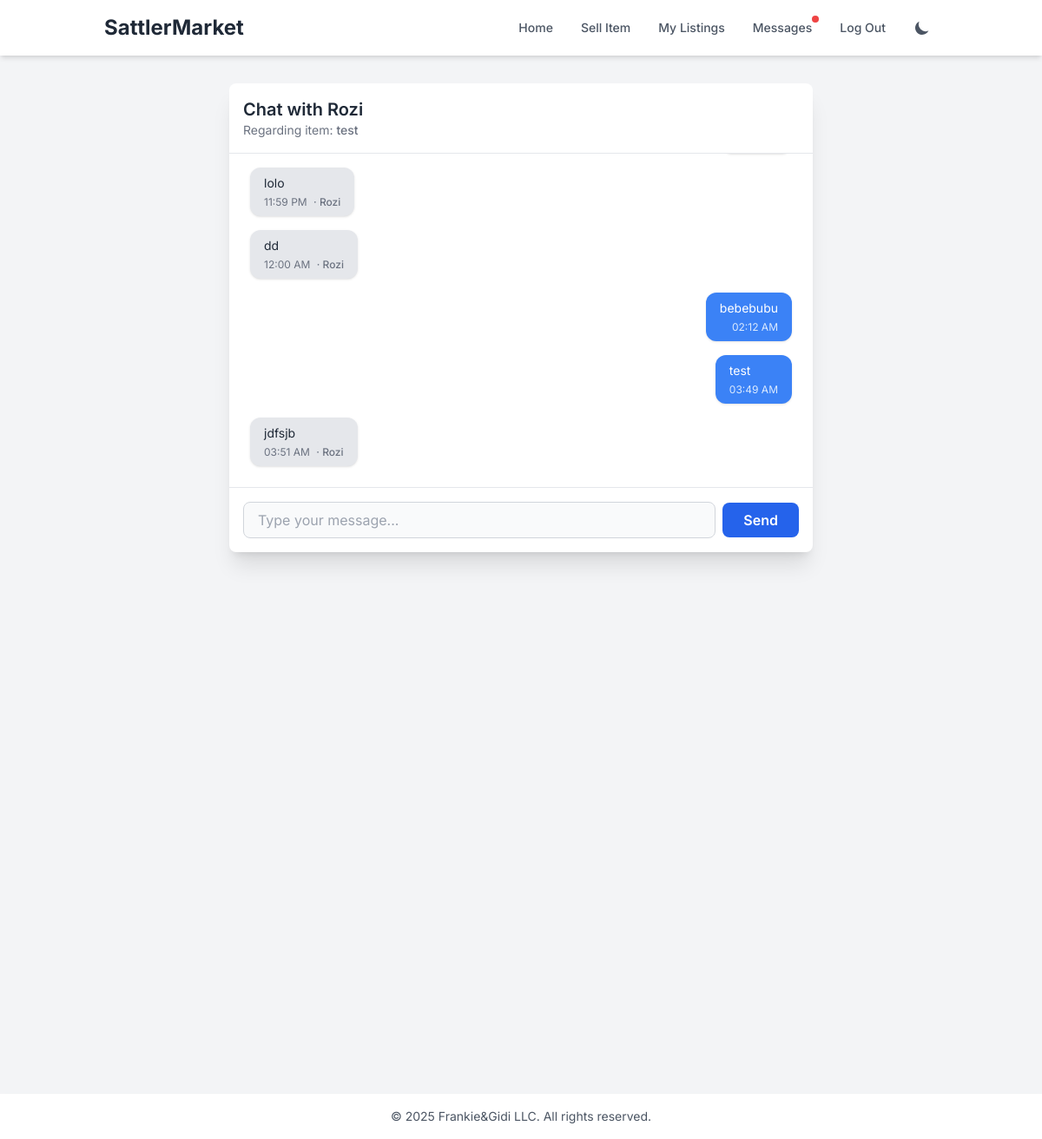
Screenshot of /chat/1/item/5 (signed in) with the database file from the repository.
### tables this page shows
CREATE TABLE users (
    id INTEGER PRIMARY KEY AUTOINCREMENT NOT NULL,
    username TEXT NOT NULL UNIQUE,
    hash TEXT NOT NULL,
    email TEXT NOT NULL UNIQUE,
    -- college_id TEXT, -- Optional: if you want to associate users with a college ID
    created_at TIMESTAMP DEFAULT CURRENT_TIMESTAMP
);

CREATE TABLE items (
    id INTEGER PRIMARY KEY AUTOINCREMENT NOT NULL,
    user_id INTEGER NOT NULL, -- Foreign key to the users table
    title TEXT NOT NULL,
    description TEXT NOT NULL,
    price REAL NOT NULL, -- Using REAL for currency
    category TEXT,
    image_url TEXT, -- Storing URL to an image
    status TEXT DEFAULT 'available', -- e.g., available, sold, pending
    listed_at TIMESTAMP DEFAULT CURRENT_TIMESTAMP,
    FOREIGN KEY (user_id) REFERENCES users (id)
);

CREATE TABLE messages (
    id INTEGER PRIMARY KEY AUTOINCREMENT NOT NULL,
    conversation_id INTEGER NOT NULL,
    sender_id INTEGER NOT NULL,
    receiver_id INTEGER NOT NULL, -- Storing receiver_id can simplify queries for unread messages, etc.
    body TEXT NOT NULL,
    sent_at TIMESTAMP DEFAULT CURRENT_TIMESTAMP,
    is_read INTEGER DEFAULT 0, -- 0 for false, 1 for true
    FOREIGN KEY (conversation_id) REFERENCES conversations (id),
    FOREIGN KEY (sender_id) REFERENCES users (id),
    FOREIGN KEY (receiver_id) REFERENCES users (id)
);

### app.py (the view, shortened to what this page needs)
@app.route("/chat/<int:other_user_id>", methods=["GET", "POST"])
@app.route("/chat/<int:other_user_id>/item/<int:item_id>", methods=["GET", "POST"])
@login_required
def chat_view(other_user_id, item_id=None):
    current_user_id = session["user_id"]
    if current_user_id == other_user_id:
        flash("You cannot start a conversation with yourself.", "error")
        return redirect(url_for("list_conversations"))
    other_user_details = db.execute("SELECT username FROM users WHERE id = ?", other_user_id)
    if not other_user_details: return apology("User not found", 404)
    other_user_username = other_user_details[0]["username"]
    conversation_id = get_or_create_conversation(current_user_id, other_user_id, item_id)
    if not conversation_id:
        flash("Could not start or find conversation.", "error")
        return redirect(request.referrer or url_for("index"))
    db.execute(
        "UPDATE messages SET is_read = 1 WHERE conversation_id = ? AND receiver_id = ? AND is_read = 0",
        conversation_id, current_user_id
    )
    messages = db.execute("""
        SELECT m.*, u.username as sender_username
        FROM messages m JOIN users u ON m.sender_id = u.id
        WHERE m.conversation_id = ? ORDER BY m.sent_at ASC
    """, conversation_id)
    item_info = None
    if item_id:
        item_info_rows = db.execute("SELECT title FROM items WHERE id = ?", item_id)
        if item_info_rows: item_info = item_info_rows[0]
    return render_template("chat_view.html", messages=messages, conversation_id=conversation_id,
                           other_user_id=other_user_id, other_user_username=other_user_username,
                           item_id=item_id, item_details=item_info)

### app.py (called while the page is built, shortened)
@app.template_filter('dateformat')
def format_datetime_filter(value, format='%Y-%m-%d %H:%M'):
    if value is None: return ""
    if isinstance(value, str):
        try:
            dt_obj = datetime.fromisoformat(value.replace('Z', '+00:00')) if 'T' in value else datetime.strptime(value, '%Y-%m-%d %H:%M:%S')
        except ValueError:
            try: dt_obj = datetime.strptime(value, '%Y-%m-%d')
            except ValueError: return value
    elif isinstance(value, datetime): dt_obj = value
    else: return value
    if dt_obj.tzinfo is None: dt_obj = dt_obj.replace(tzinfo=timezone.utc)
    return dt_obj.strftime(format)

@app.after_request
def after_request(response):
    response.headers["Cache-Control"] = "no-cache, no-store, must-revalidate"
    response.headers["Expires"] = 0
    response.headers["Pragma"] = "no-cache"
    return response

@app.context_processor
def inject_global_variables():
    unread_messages_count = 0
    if "user_id" in session:
        count_result = db.execute(
            "SELECT COUNT(id) as unread_count FROM messages WHERE receiver_id = ? AND is_read = 0",
            session["user_id"]
        )
        if count_result and count_result[0]["unread_count"] > 0:
            unread_messages_count = count_result[0]["unread_count"]
    return {
        'now': datetime.now(timezone.utc),
        'has_unread_messages': unread_messages_count > 0,
        'unread_messages_count': unread_messages_count # Optional: if you want to display the count
    }

def get_or_create_conversation(user1_id, user2_id, item_id=None):
    if user1_id == user2_id: return None
    if user1_id > user2_id: user1_id, user2_id = user2_id, user1_id
    query = "SELECT id FROM conversations WHERE user1_id = ? AND user2_id = ? AND "
    params = [user1_id, user2_id]
    if item_id:
        query += "item_id = ?"
        params.append(item_id)
    else:
        query += "item_id IS NULL"
    conversation_rows = db.execute(query, *params)
    if conversation_rows:
        return conversation_rows[0]["id"]

### helpers.py (called while the page is built)
def login_required(f):
    @wraps(f)
    def decorated_function(*args, **kwargs):
        if session.get("user_id") is None:
            return redirect(url_for("login")) # Simpler redirect to login
        return f(*args, **kwargs)
    return decorated_function

### templates/chat_view.html (shortened to what this page needs)
{% extends "layout.html" %}
{% block main %}
<div class="max-w-2xl mx-auto">
    <div class="bg-white dark:bg-gray-800 shadow-xl rounded-lg">
        <div class="p-4 border-b border-gray-200 dark:border-gray-700">
            <h1 class="text-xl font-semibold text-gray-800 dark:text-gray-100">
                Chat with {{ other_user_username }}
            </h1>
            {% if item_details %}
            <p class="text-sm text-gray-500 dark:text-gray-400">
                Regarding item: <span class="font-medium">{{ item_details.title }}</span>
            </p>
            {% endif %}
        </div>
        <div id="message-list" class="p-6 h-96 overflow-y-auto flex flex-col space-y-4">
            {% for message in messages %}
                <div class="message-item flex {% if message.sender_id == session.user_id %}justify-end{% else %}justify-start{% endif %}">
                    <div class="max-w-xs lg:max-w-md px-4 py-2 rounded-xl shadow
                        {% if message.sender_id == session.user_id %}
                            bg-blue-500 text-white dark:bg-blue-600
                        {% else %}
                            bg-gray-200 text-gray-800 dark:bg-gray-700 dark:text-gray-200
                        {% endif %}">
                        <p class="text-sm">{{ message.body }}</p>
                        <p class="text-xs mt-1 {% if message.sender_id == session.user_id %}text-blue-100 dark:text-blue-300{% else %}text-gray-500 dark:text-gray-400{% endif %} text-right">
                            {{ message.sent_at | dateformat('%I:%M %p') }}
                            {% if message.sender_id != session.user_id %}
                                <span class="font-medium ml-1">· {{ message.sender_username }}</span>
                            {% endif %}
                        </p>
                    </div>
                </div>
            {% else %}
                <p class="text-center text-gray-500 dark:text-gray-400 italic">No messages yet. Start the conversation!</p>
            {% endfor %}
        </div>
        <div class="p-4 border-t border-gray-200 dark:border-gray-700">
            <form method="POST" action="{{ url_for('chat_view', other_user_id=other_user_id, item_id=item_id if item_id else None) }}">
                <div class="flex items-center">
                    <input type="text" name="message_body" id="message_body"
                           class="flex-grow px-4 py-2 mr-2 text-gray-700 dark:text-gray-200 bg-gray-50 dark:bg-gray-700 border border-gray-300 dark:border-gray-600 rounded-lg focus:ring-blue-500 focus:border-blue-500"
                           placeholder="Type your message..." autocomplete="off" autofocus required>
                    <button type="submit"
                            class="px-6 py-2 bg-blue-600 hover:bg-blue-700 text-white font-semibold rounded-lg focus:outline-none focus:ring-2 focus:ring-blue-500 focus:ring-opacity-50 transition duration-150 ease-in-out">
                        Send
                    </button>
                </div>
            </form>
        </div>
    </div>
</div>
{% endblock %}

### templates/layout.html (shortened to what this page needs)
<!DOCTYPE html>
<html lang="en">
<head>
    <script src="https://cdn.tailwindcss.com"></script>
</head>
<body class="bg-gray-100 text-gray-900 min-h-screen flex flex-col">
    <nav class="bg-white shadow-md sticky top-0 z-50">
        <div class="container mx-auto px-4 sm:px-6 lg:px-8">
            <div class="flex items-center justify-between h-16">
                <div>
                    <a href="{{ url_for('index') }}" class="text-2xl font-bold text-gray-800 hover:text-blue-600">SattlerMarket</a>
                </div>
                <div class="flex items-center space-x-3 sm:space-x-4">
                    <a href="{{ url_for('index') }}" class="px-2 py-2 text-sm font-medium text-gray-600 hover:text-blue-600 rounded-md">Home</a>
                    {% if session.user_id %}
                        <a href="{{ url_for('sell') }}" class="px-2 py-2 text-sm font-medium text-gray-600 hover:text-blue-600 rounded-md">Sell Item</a>
                        <a href="{{ url_for('history') }}" class="px-2 py-2 text-sm font-medium text-gray-600 hover:text-blue-600 rounded-md">My Listings</a>
                        <a href="{{ url_for('list_conversations') }}" class="relative px-2 py-2 text-sm font-medium text-gray-600 hover:text-blue-600 rounded-md">
                            Messages
                            {% if has_unread_messages %}
                                <span class="absolute top-1 right-0 inline-block w-2 h-2 bg-red-500 rounded-full animate-pulse"></span>
                            {% endif %}
                        </a>
                        <a href="{{ url_for('logout') }}" class="px-2 py-2 text-sm font-medium text-gray-600 hover:text-blue-600 rounded-md">Log Out</a>
                    {% else %}
                        <a href="{{ url_for('register') }}" class="px-2 py-2 text-sm font-medium text-gray-600 hover:text-blue-600 rounded-md">Register</a>
                        <a href="{{ url_for('login') }}" class="px-2 py-2 text-sm font-medium text-gray-600 hover:text-blue-600 rounded-md">Log In</a>
                    {% endif %}
                    <button id="theme-toggle" class="p-2 rounded-md hover:bg-gray-200 dark:hover:bg-gray-700 focus:outline-none focus:ring-2 focus:ring-offset-2 focus:ring-blue-500 dark:focus:ring-offset-gray-800">
                        <svg id="theme-toggle-dark-icon" class="hidden h-5 w-5 text-gray-600 dark:text-gray-400" fill="currentColor" viewBox="0 0 20 20" xmlns="http://www.w3.org/2000/svg"><path d="M17.293 13.293A8 8 0 016.707 2.707a8.001 8.001 0 1010.586 10.586z"></path></svg>
                    </button>
                </div>
            </div>
        </div>
    </nav>
    <main class="container mx-auto px-4 sm:px-6 lg:px-8 py-8 flex-grow">
        {% block main %}{% endblock %}
    </main>
    <footer class="bg-white shadow-md mt-auto">
        <div class="container mx-auto px-4 sm:px-6 lg:px-8 py-4 text-center text-gray-600 text-sm">
            &copy; {{ now.year }} Frankie&Gidi LLC. All rights reserved.
        </div>
    </footer>
</body>
</html>

### templates/layout.html (style rules this page uses)
body { font-family: 'Inter', sans-serif; }
body, .bg-white, .bg-gray-100, .text-gray-900, .text-gray-800, .text-gray-600, .shadow-md { transition: background-color 0.3s ease, color 0.3s ease, border-color 0.3s ease; }

### rows the page displays
users: username "Rozi"
items: title "test"
messages: body "lolo", sent_at "11:59 PM", sender_username "Rozi"
messages: body "dd", sent_at "12:00 AM", sender_username "Rozi"
messages: body "bebebubu", sent_at "02:12 AM"
messages: body "test", sent_at "03:49 AM"
messages: body "jdfsjb", sent_at "03:51 AM", sender_username "Rozi"
